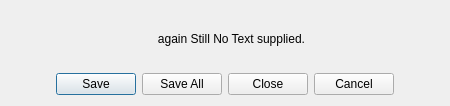
<?xml version="1.0" encoding="UTF-8"?>
<ui version="4.0">
 <class>QG_ExitDialog</class>
 <widget class="QDialog" name="QG_ExitDialog">
  <property name="geometry">
   <rect>
    <x>0</x>
    <y>0</y>
    <width>450</width>
    <height>106</height>
   </rect>
  </property>
  <property name="sizePolicy">
   <sizepolicy hsizetype="Minimum" vsizetype="Preferred">
    <horstretch>0</horstretch>
    <verstretch>0</verstretch>
   </sizepolicy>
  </property>
  <property name="minimumSize">
   <size>
    <width>450</width>
    <height>0</height>
   </size>
  </property>
  <property name="windowTitle">
   <string>QCad</string>
  </property>
  <property name="sizeGripEnabled">
   <bool>false</bool>
  </property>
  <layout class="QGridLayout">
   <property name="margin">
    <number>11</number>
   </property>
   <item row="0" column="1">
    <widget class="QLabel" name="lQuestion">
     <property name="sizePolicy">
      <sizepolicy hsizetype="Preferred" vsizetype="Minimum">
       <horstretch>1</horstretch>
       <verstretch>0</verstretch>
      </sizepolicy>
     </property>
     <property name="text">
      <string>again Still No Text supplied.</string>
     </property>
     <property name="alignment">
      <set>Qt::AlignCenter</set>
     </property>
     <property name="wordWrap">
      <bool>true</bool>
     </property>
    </widget>
   </item>
   <item row="0" column="0">
    <widget class="QLabel" name="l_icon">
     <property name="text">
      <string/>
     </property>
     <property name="wordWrap">
      <bool>false</bool>
     </property>
    </widget>
   </item>
   <item row="1" column="0" colspan="2">
    <widget class="QDialogButtonBox" name="buttonBox">
     <property name="standardButtons">
      <set>QDialogButtonBox::Cancel|QDialogButtonBox::Close|QDialogButtonBox::Save|QDialogButtonBox::SaveAll</set>
     </property>
     <property name="centerButtons">
      <bool>true</bool>
     </property>
    </widget>
   </item>
  </layout>
 </widget>
 <layoutdefault spacing="6" margin="11"/>
 <resources/>
 <connections>
  <connection>
   <sender>buttonBox</sender>
   <signal>clicked(QAbstractButton*)</signal>
   <receiver>QG_ExitDialog</receiver>
   <slot>clicked(QAbstractButton*)</slot>
   <hints>
    <hint type="sourcelabel">
     <x>224</x>
     <y>83</y>
    </hint>
    <hint type="destinationlabel">
     <x>224</x>
     <y>52</y>
    </hint>
   </hints>
  </connection>
 </connections>
 <slots>
  <slot>clicked(QAbstractButton*)</slot>
 </slots>
</ui>
